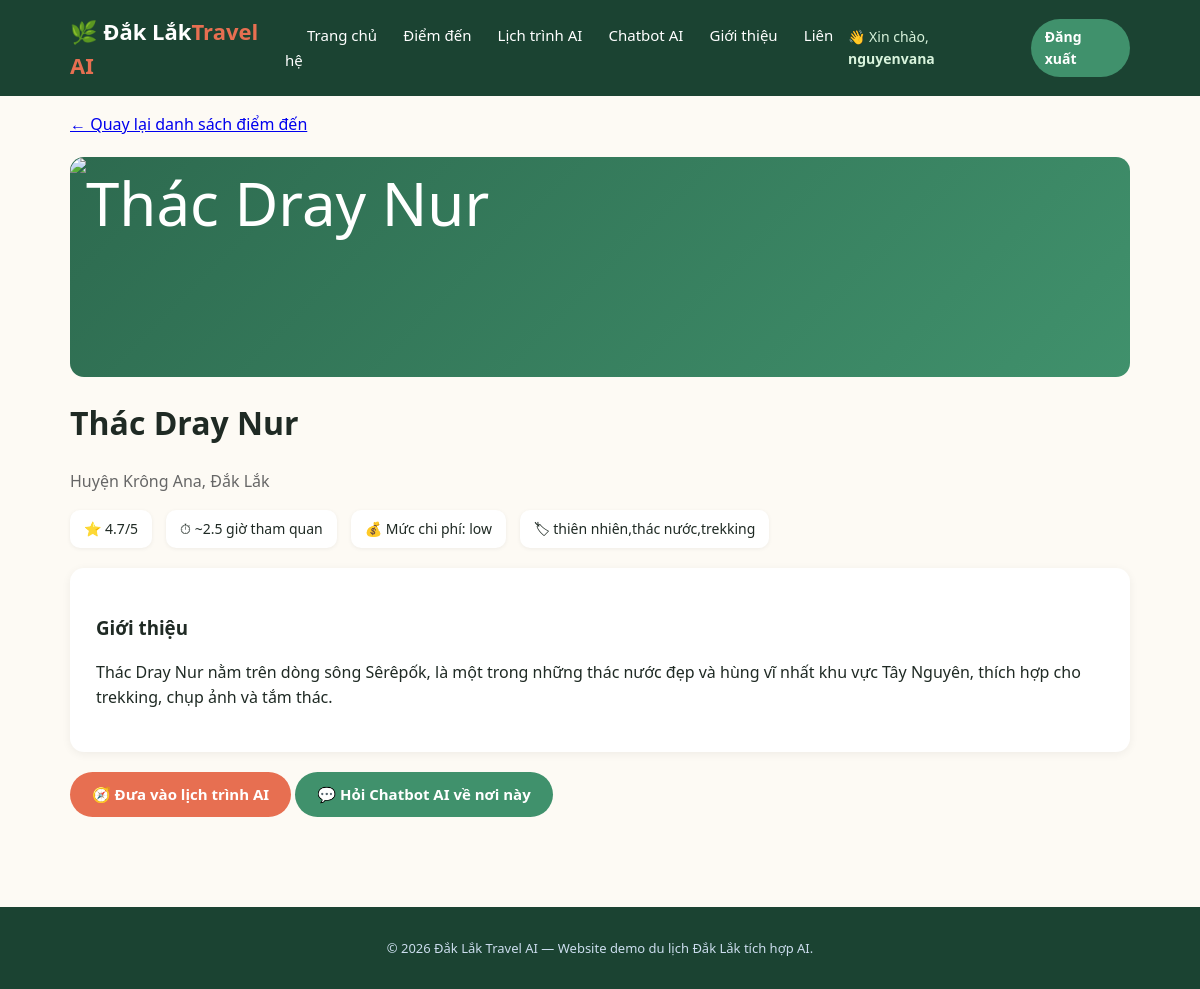
Page /destination.php?slug=thac-dray-nur (signed in) on the committed database.
### tables this page shows
CREATE TABLE `destinations` (
  `id` int(11) NOT NULL,
  `category_id` int(11) DEFAULT NULL,
  `name` varchar(200) NOT NULL,
  `slug` varchar(200) NOT NULL,
  `short_desc` varchar(500) DEFAULT NULL,
  `description` text DEFAULT NULL,
  `address` varchar(255) DEFAULT NULL,
  `image_url` varchar(500) DEFAULT NULL,
  `avg_visit_hours` decimal(4,1) DEFAULT 2.0,
  `price_level` enum('free','low','medium','high') DEFAULT 'low',
  `rating` decimal(2,1) DEFAULT 4.5,
  `latitude` decimal(10,6) DEFAULT NULL,
  `longitude` decimal(10,6) DEFAULT NULL,
  `tags` varchar(255) DEFAULT NULL,
  `created_at` timestamp NOT NULL DEFAULT current_timestamp()
);

### includes/functions.php (called while the page is built, shortened)
<?php
function url(string $path): string
{
    return BASE_URL . $path;
}
function e(?string $str): string
{
    return htmlspecialchars($str ?? '', ENT_QUOTES, 'UTF-8');
}
function getDestinationBySlug(string $slug): ?array
{
    $db = getDB();
    $stmt = $db->prepare("SELECT * FROM destinations WHERE slug = ?");
    $stmt->execute([$slug]);
    $row = $stmt->fetch();
    return $row ?: null;
}

### public/destination.php (the view, shortened to what this page needs)
<?php
require_once __DIR__ . '/../includes/functions.php';
$slug = $_GET['slug'] ?? '';
$d = getDestinationBySlug($slug);
include __DIR__ . '/../includes/header.php';
?>
<p><a href="<?= url('/public/destinations.php') ?>">← Quay lại danh sách điểm đến</a></p>
<div class="detail-hero">
  <?php if (!empty($d['image_url'])): ?>
    <img src="<?= e($d['image_url']) ?>" alt="<?= e($d['name']) ?>"
      style="width:100%;height:100%;object-fit:cover;border-radius:16px;">
  <?php else: ?>
    🌄
  <?php endif; ?>
</div>
<h1><?= e($d['name']) ?></h1>
<p style="color:#666;"><?= e($d['address']) ?></p>
<div class="meta-row">
  <div class="meta-item">⭐ <?= e((string) $d['rating']) ?>/5</div>
  <div class="meta-item">⏱ ~<?= e((string) $d['avg_visit_hours']) ?> giờ tham quan</div>
  <div class="meta-item">💰 Mức chi phí: <?= e($d['price_level']) ?></div>
  <?php if ($d['tags']): ?>
    <div class="meta-item">🏷 <?= e($d['tags']) ?></div>
  <?php endif; ?>
</div>
<div class="form-box">
  <h3>Giới thiệu</h3>
  <p><?= nl2br(e($d['description'])) ?></p>
</div>
<div class="cta">
  <a href="<?= url('/public/itinerary.php') ?>?prefill=<?= e($d['slug']) ?>" class="btn">🧭 Đưa vào lịch trình AI</a>
  <a href="<?= url('/public/chatbot.php') ?>?ask=<?= urlencode('Cho tôi biết thêm về ' . $d['name']) ?>"
    class="btn secondary">💬 Hỏi Chatbot AI về nơi này</a>
</div>
<?php include __DIR__ . '/../includes/footer.php'; ?>

### assets/css/style.css (style rules this page uses)
:root { --green-900: #1b4332; --green-700: #2d6a4f; --green-500: #40916c; --green-100: #d8f3dc; --orange-500: #e76f51; --cream: #fdfaf4; --text-dark: #1f2a24; --radius: 14px; }
* { box-sizing: border-box; }
body { margin: 0; font-family: 'Segoe UI', Roboto, Arial, sans-serif; background: var(--cream); color: var(--text-dark); line-height: 1.55; }
.btn { display: inline-block; background: var(--orange-500); color: white; padding: 11px 22px; border-radius: 30px; text-decoration: none; font-weight: 600; border: none; cursor: pointer; font-size: 15px; }
.btn.secondary { background: var(--green-500); }
.detail-hero { height: 220px; border-radius: var(--radius); background: linear-gradient(135deg, var(--green-700), var(--green-500)); color: white; display: flex; align-items: center; justify-content: center; font-size: 60px; margin: 20px 0; }
.meta-row { display: flex; gap: 14px; flex-wrap: wrap; margin: 14px 0; }
.meta-item { background: white; padding: 8px 14px; border-radius: 10px; font-size: 14px; box-shadow: 0 1px 4px rgba(0, 0, 0, .06); }
.form-box { background: white; border-radius: var(--radius); padding: 26px; box-shadow: 0 2px 10px rgba(0, 0, 0, .06); margin: 20px 0; }

### rows in the picture
destinations: name "Thác Dray Nur", address "Huyện Krông Ana, Đắk Lắk", rating "4.7", avg_visit_hours "2.5", price_level "low", tags "thiên nhiên,thác nước,trekking", description "Thác Dray Nur nằm trên dòng sông Sêrêpốk, là một trong những thác nước đẹp và hùng vĩ nhất khu vực Tây Nguyên, thích hợp cho trekking, chụp ảnh và tắm thác."

### other values in the picture
$__u['full_name'] "nguyenvana"
